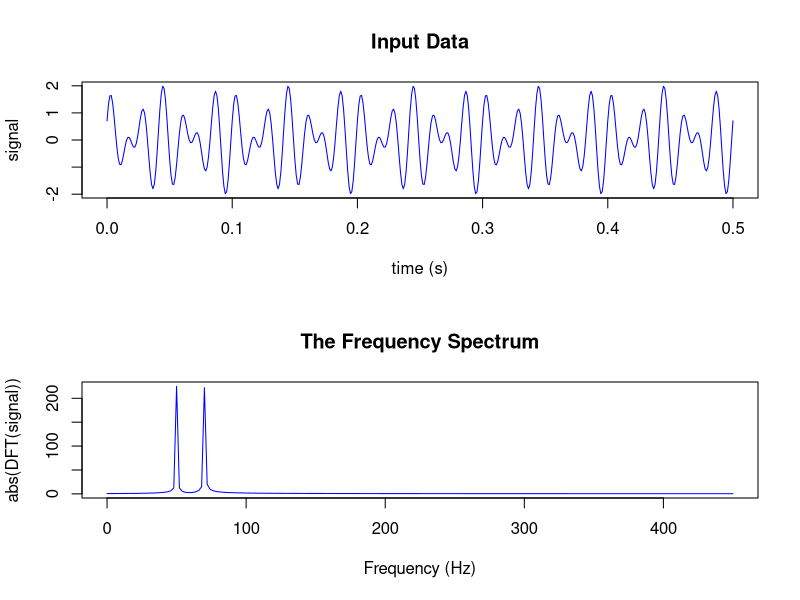

Write the R code that produced this figure.
{# Implementation of the fast Fourier Transform algorithm in R.

signalLength = 0.5;  # Duration in seconds
sampleRate = 900;  #in Hz

dt <- 1 / sampleRate;  # time interval between two points
df <- 1 / signalLength;  # Frequency between points

t <- seq(from = 0, to = signalLength, by = dt); # time points
n_t = length(t);

# Creating two sine waves:
sin_wave1 <- sin(2 * pi * 50 * t);
sin_wave2 <- sin(2 * pi * 70 * t + pi / 4);

y <- sin_wave1 + sin_wave2; # y as the sum of the two waves
f <- fft(y, inverse = FALSE); # computing the Fourier Transform
freq <- df*seq(from = 0, to = (n_t - 1) / 2);
n_f = length(freq);

# Plotting the input data vs time:
par(mfrow=c(2, 1));
plot(t,y, main = "Input Data",
     ylab = "signal",
     xlab = "time (s)",
     type = "l",
     col = "blue");

# Plotting the frequency spectrum:
plot(freq, abs(f[0:n_f]), main = "The Frequency Spectrum", 
     ylab = "abs(DFT(signal))",
     xlab = "Frequency (Hz)",
     type = "l",
     col = "blue");
}
